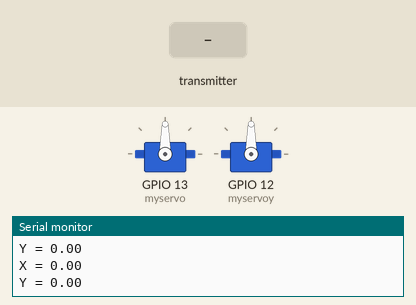
This program was run on a simulated ESP32. On the bench: 2 × servo, the last lines printed to the serial monitor. Inputs (shaded band) come from the test bench.

Above: at 1.2 s.
1.3 s: the transmitter starts sending newData.0 = 25
At 1.6 s:
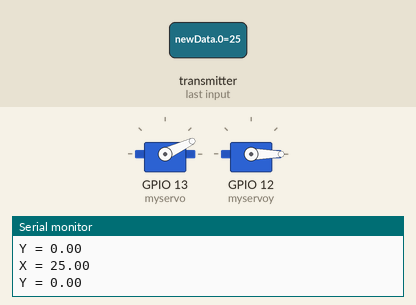
2.8 s: the transmitter starts sending newData.1 = 25
At 4.0 s:
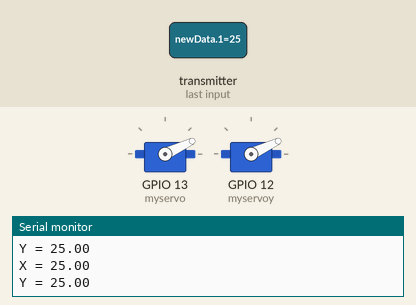
4.3 s: the transmitter starts sending newData.0 = 50
At 5.1 s:
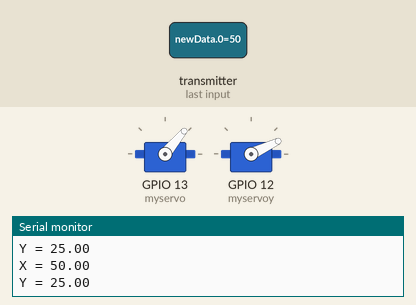
5.8 s: the transmitter starts sending newData.1 = 50
At 6.3 s:
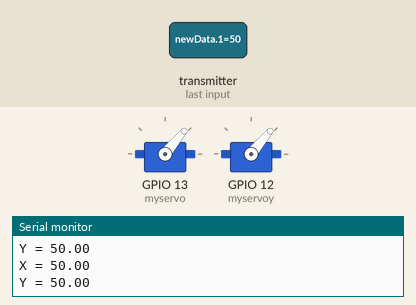
7.3 s: the transmitter starts sending newData.0 = 100
At 8.5 s:
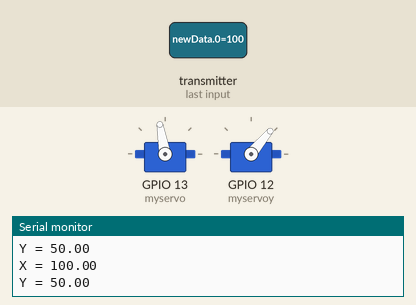
8.8 s: the transmitter starts sending newData.1 = 100
At 9.7 s:
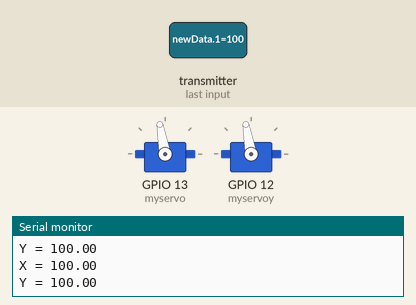
Timing chart, 0 to 11.3 s (numbered marks = the images above; inputs shaded):
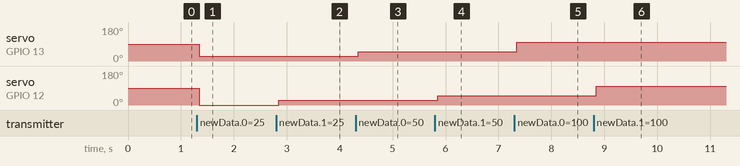

The program:

main.cpp
```cpp
#include <Arduino.h>
#include <esp_now.h>
#include <WiFi.h>
#include <ESP32Servo.h>
#define CHANNEL 1


uint32_t lastSendTime = 0;
float newData[2];
Servo myservo;
Servo myservoy;
int i = 0;
int x;
void OnDataRecv(const uint8_t *mac_addr, const uint8_t *data, int data_len) {
//  Serial.print("I just received -> ");
 // Serial.println(*data);
  memcpy(&newData, data, sizeof(newData));


myservo.write(newData[0]);
myservoy.write(newData[1]);

}

void setup() {
  Serial.begin(115200);
  myservo.attach(13);
  myservoy.attach(12);
  WiFi.mode(WIFI_AP);
  WiFi.softAP("Meduza", "RX_1_Password", CHANNEL, 0);

  if (esp_now_init() != ESP_OK) {
    Serial.println("Error initializing ESP-NOW");
    return;
  }
  esp_now_register_recv_cb(OnDataRecv);
}

void loop() {
//   Serial.println("I did this to data");
 /* if (x != newData){
    x = newData;
if (x > 100) {
  int xs = x - 100;
  Serial.print("X = ");
  Serial.print(xs);
  myservo.write(xs);
  i = 1;
} else if (x < 100) {
  int ys = 70 + x ;
  Serial.print("Y = ");
  Serial.println(ys);
  myservoy.write(ys);
  i = 0;
}

}*/
 if((millis() - lastSendTime) >= 200) {
   Serial.print("X = ");
  Serial.println(newData[0]);
  Serial.print("Y = ");
  Serial.println(newData[1]);
  Serial.println();
  lastSendTime = millis();
  }
}
```

Measured:
- after the input at 1.3 s, servo on GPIO 13 (myservo): 90° → 25° after 0.05 s; servo on GPIO 12 (myservoy): 90° → 0° after 0.05 s
- after the input at 2.8 s, servo on GPIO 12 (myservoy): 0° → 25° after 0.05 s
- after the input at 4.3 s, servo on GPIO 13 (myservo): 25° → 50° after 0.05 s
- after the input at 5.8 s, servo on GPIO 12 (myservoy): 25° → 50° after 0.05 s
- after the input at 7.3 s, servo on GPIO 13 (myservo): 50° → 100° after 0.05 s
- after the input at 8.8 s, servo on GPIO 12 (myservoy): 50° → 100° after 0.05 s
